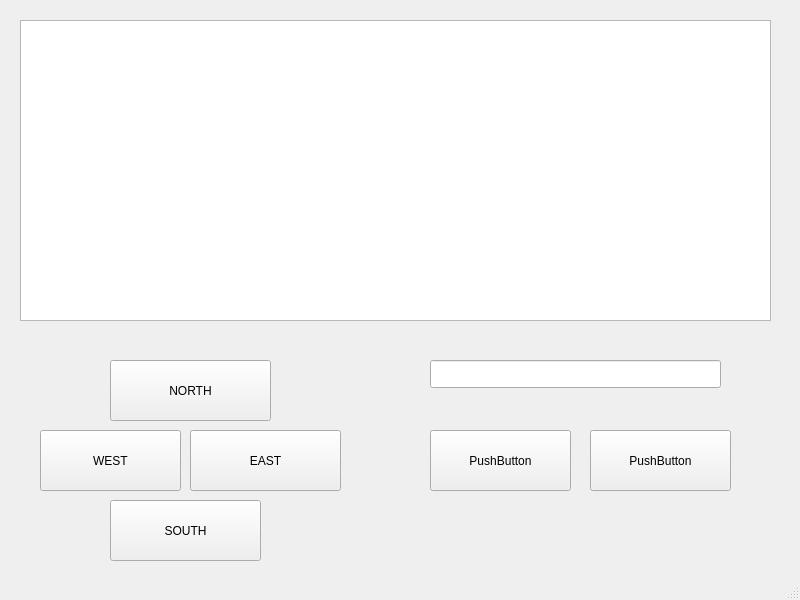
<?xml version="1.0" encoding="UTF-8"?>
<ui version="4.0">
 <class>MainWindow</class>
 <widget class="QMainWindow" name="MainWindow">
  <property name="geometry">
   <rect>
    <x>0</x>
    <y>0</y>
    <width>800</width>
    <height>600</height>
   </rect>
  </property>
  <property name="windowTitle">
   <string>MainWindow</string>
  </property>
  <widget class="QWidget" name="centralwidget">
   <widget class="QLineEdit" name="lineEdit">
    <property name="geometry">
     <rect>
      <x>430</x>
      <y>360</y>
      <width>291</width>
      <height>28</height>
     </rect>
    </property>
    <property name="text">
     <string/>
    </property>
   </widget>
   <widget class="QPushButton" name="goNorthButton">
    <property name="geometry">
     <rect>
      <x>110</x>
      <y>360</y>
      <width>161</width>
      <height>61</height>
     </rect>
    </property>
    <property name="text">
     <string>NORTH</string>
    </property>
   </widget>
   <widget class="QPushButton" name="goWestButton">
    <property name="geometry">
     <rect>
      <x>40</x>
      <y>430</y>
      <width>141</width>
      <height>61</height>
     </rect>
    </property>
    <property name="text">
     <string>WEST</string>
    </property>
   </widget>
   <widget class="QPushButton" name="goEastButton">
    <property name="geometry">
     <rect>
      <x>190</x>
      <y>430</y>
      <width>151</width>
      <height>61</height>
     </rect>
    </property>
    <property name="text">
     <string>EAST</string>
    </property>
   </widget>
   <widget class="QPushButton" name="goSouthButton">
    <property name="geometry">
     <rect>
      <x>110</x>
      <y>500</y>
      <width>151</width>
      <height>61</height>
     </rect>
    </property>
    <property name="text">
     <string>SOUTH</string>
    </property>
   </widget>
   <widget class="QPlainTextEdit" name="QTextEdit">
    <property name="geometry">
     <rect>
      <x>20</x>
      <y>20</y>
      <width>751</width>
      <height>301</height>
     </rect>
    </property>
   </widget>
   <widget class="QPushButton" name="pushButton">
    <property name="geometry">
     <rect>
      <x>430</x>
      <y>430</y>
      <width>141</width>
      <height>61</height>
     </rect>
    </property>
    <property name="text">
     <string>PushButton</string>
    </property>
   </widget>
   <widget class="QPushButton" name="pushButton_2">
    <property name="geometry">
     <rect>
      <x>590</x>
      <y>430</y>
      <width>141</width>
      <height>61</height>
     </rect>
    </property>
    <property name="text">
     <string>PushButton</string>
    </property>
   </widget>
  </widget>
  <widget class="QStatusBar" name="statusbar"/>
 </widget>
 <resources/>
 <connections/>
</ui>
